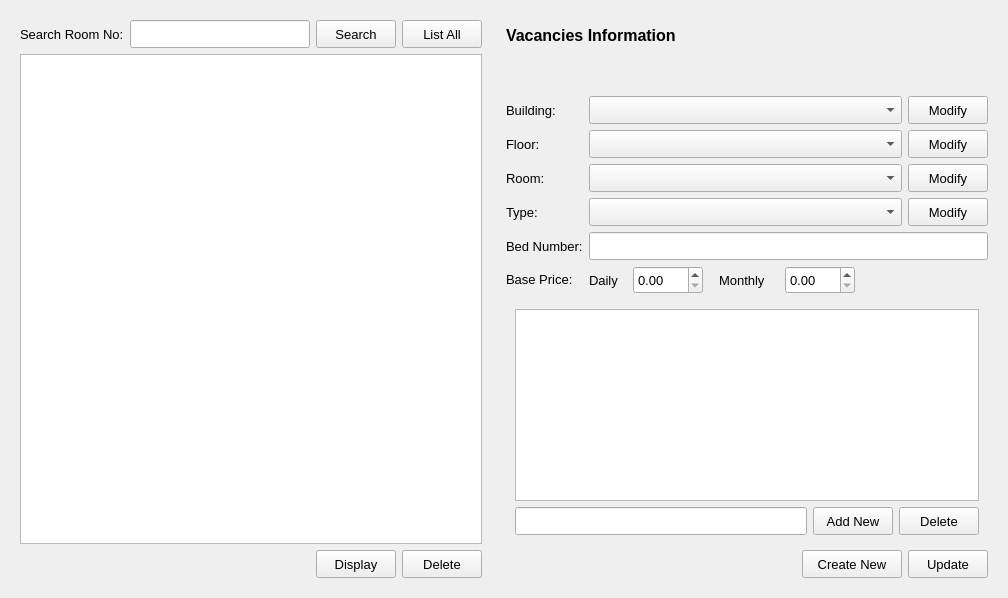
    <widget class="QWidget" name="editRooms">
     <layout class="QGridLayout" name="gridLayout_43">
      <item row="0" column="0">
       <widget class="QWidget" name="wgd_editUserSearch_3" native="true">
        <layout class="QGridLayout" name="gridLayout_41">
         <item row="0" column="0">
          <layout class="QHBoxLayout" name="horizontalLayout_30">
           <item>
            <widget class="QLabel" name="lbl_searchName_3">
             <property name="font">
              <font>
               <pointsize>10</pointsize>
              </font>
             </property>
             <property name="text">
              <string>Search Room No:</string>
             </property>
            </widget>
           </item>
           <item>
            <widget class="QLineEdit" name="le_users_3">
             <property name="minimumSize">
              <size>
               <width>180</width>
               <height>28</height>
              </size>
             </property>
             <property name="font">
              <font>
               <pointsize>10</pointsize>
              </font>
             </property>
            </widget>
           </item>
           <item>
            <widget class="QPushButton" name="btn_searchUsers_3">
             <property name="minimumSize">
              <size>
               <width>60</width>
               <height>28</height>
              </size>
             </property>
             <property name="font">
              <font>
               <pointsize>10</pointsize>
              </font>
             </property>
             <property name="text">
              <string>Search</string>
             </property>
            </widget>
           </item>
           <item>
            <widget class="QPushButton" name="btn_listAllUsers_3">
             <property name="sizePolicy">
              <sizepolicy hsizetype="Preferred" vsizetype="Fixed">
               <horstretch>0</horstretch>
               <verstretch>0</verstretch>
              </sizepolicy>
             </property>
             <property name="minimumSize">
              <size>
               <width>80</width>
               <height>28</height>
              </size>
             </property>
             <property name="font">
              <font>
               <pointsize>10</pointsize>
              </font>
             </property>
             <property name="text">
              <string>List All</string>
             </property>
            </widget>
           </item>
          </layout>
         </item>
         <item row="1" column="0">
          <widget class="QColumnView" name="columnView_5">
           <property name="sizePolicy">
            <sizepolicy hsizetype="Preferred" vsizetype="Expanding">
             <horstretch>0</horstretch>
             <verstretch>0</verstretch>
            </sizepolicy>
           </property>
          </widget>
         </item>
         <item row="2" column="0">
          <layout class="QHBoxLayout" name="horizontalLayout_31">
           <item>
            <spacer name="horizontalSpacer_26">
             <property name="orientation">
              <enum>Qt::Horizontal</enum>
             </property>
             <property name="sizeHint" stdset="0">
              <size>
               <width>40</width>
               <height>20</height>
              </size>
             </property>
            </spacer>
           </item>
           <item>
            <widget class="QPushButton" name="btn_displayUser_3">
             <property name="minimumSize">
              <size>
               <width>70</width>
               <height>28</height>
              </size>
             </property>
             <property name="font">
              <font>
               <pointsize>10</pointsize>
              </font>
             </property>
             <property name="text">
              <string>Display</string>
             </property>
            </widget>
           </item>
           <item>
            <widget class="QPushButton" name="pushButton_15">
             <property name="minimumSize">
              <size>
               <width>65</width>
               <height>28</height>
              </size>
             </property>
             <property name="font">
              <font>
               <pointsize>10</pointsize>
              </font>
             </property>
             <property name="text">
              <string>Delete</string>
             </property>
            </widget>
           </item>
          </layout>
         </item>
        </layout>
       </widget>
      </item>
      <item row="0" column="1">
       <widget class="QWidget" name="wgd_editUserFields_3" native="true">
        <property name="minimumSize">
         <size>
          <width>500</width>
          <height>0</height>
         </size>
        </property>
        <layout class="QGridLayout" name="gridLayout_22">
         <item row="0" column="0">
          <widget class="QLabel" name="label_39">
           <property name="sizePolicy">
            <sizepolicy hsizetype="Preferred" vsizetype="Fixed">
             <horstretch>0</horstretch>
             <verstretch>0</verstretch>
            </sizepolicy>
           </property>
           <property name="minimumSize">
            <size>
             <width>0</width>
             <height>30</height>
            </size>
           </property>
           <property name="font">
            <font>
             <pointsize>12</pointsize>
             <weight>75</weight>
             <bold>true</bold>
            </font>
           </property>
           <property name="text">
            <string>Vacancies Information</string>
           </property>
          </widget>
         </item>
         <item row="1" column="0">
          <spacer name="verticalSpacer_13">
           <property name="orientation">
            <enum>Qt::Vertical</enum>
           </property>
           <property name="sizeType">
            <enum>QSizePolicy::Minimum</enum>
           </property>
           <property name="sizeHint" stdset="0">
            <size>
             <width>20</width>
             <height>40</height>
            </size>
           </property>
          </spacer>
         </item>
         <item row="2" column="0">
          <layout class="QFormLayout" name="formLayout_12">
           <item row="0" column="0">
            <widget class="QLabel" name="lbl_roomBldg">
             <property name="sizePolicy">
              <sizepolicy hsizetype="Minimum" vsizetype="Preferred">
               <horstretch>0</horstretch>
               <verstretch>0</verstretch>
              </sizepolicy>
             </property>
             <property name="minimumSize">
              <size>
               <width>0</width>
               <height>28</height>
              </size>
             </property>
             <property name="font">
              <font>
               <pointsize>10</pointsize>
              </font>
             </property>
             <property name="text">
              <string>Building:</string>
             </property>
            </widget>
           </item>
           <item row="1" column="0">
            <widget class="QLabel" name="lbl_roomFloor">
             <property name="sizePolicy">
              <sizepolicy hsizetype="Minimum" vsizetype="Preferred">
               <horstretch>0</horstretch>
               <verstretch>0</verstretch>
              </sizepolicy>
             </property>
             <property name="minimumSize">
              <size>
               <width>0</width>
               <height>28</height>
              </size>
             </property>
             <property name="font">
              <font>
               <pointsize>10</pointsize>
              </font>
             </property>
             <property name="text">
              <string>Floor:</string>
             </property>
            </widget>
           </item>
           <item row="2" column="0">
            <widget class="QLabel" name="lbl_roomRoom">
             <property name="sizePolicy">
              <sizepolicy hsizetype="Minimum" vsizetype="Preferred">
               <horstretch>0</horstretch>
               <verstretch>0</verstretch>
              </sizepolicy>
             </property>
             <property name="minimumSize">
              <size>
               <width>0</width>
               <height>28</height>
              </size>
             </property>
             <property name="font">
              <font>
               <pointsize>10</pointsize>
              </font>
             </property>
             <property name="text">
              <string>Room:</string>
             </property>
            </widget>
           </item>
           <item row="3" column="0">
            <widget class="QLabel" name="lbl_roomType">
             <property name="sizePolicy">
              <sizepolicy hsizetype="Minimum" vsizetype="Preferred">
               <horstretch>0</horstretch>
               <verstretch>0</verstretch>
              </sizepolicy>
             </property>
             <property name="minimumSize">
              <size>
               <width>0</width>
               <height>28</height>
              </size>
             </property>
             <property name="font">
              <font>
               <pointsize>10</pointsize>
              </font>
             </property>
             <property name="text">
              <string>Type:</string>
             </property>
            </widget>
           </item>
           <item row="4" column="0">
            <widget class="QLabel" name="lbl_roomNo">
             <property name="sizePolicy">
              <sizepolicy hsizetype="Minimum" vsizetype="Preferred">
               <horstretch>0</horstretch>
               <verstretch>0</verstretch>
              </sizepolicy>
             </property>
             <property name="minimumSize">
              <size>
               <width>0</width>
               <height>28</height>
              </size>
             </property>
             <property name="font">
              <font>
               <pointsize>10</pointsize>
              </font>
             </property>
             <property name="text">
              <string>Bed Number:</string>
             </property>
            </widget>
           </item>
           <item row="4" column="1">
            <widget class="QLineEdit" name="le_roomNo">
             <property name="minimumSize">
              <size>
               <width>0</width>
               <height>28</height>
              </size>
             </property>
            </widget>
           </item>
           <item row="3" column="1">
            <layout class="QHBoxLayout" name="horizontalLayout_39">
             <item>
              <widget class="QComboBox" name="cbox_roomType">
               <property name="minimumSize">
                <size>
                 <width>80</width>
                 <height>28</height>
                </size>
               </property>
              </widget>
             </item>
             <item>
              <widget class="QPushButton" name="btn_modRoomType">
               <property name="minimumSize">
                <size>
                 <width>60</width>
                 <height>28</height>
                </size>
               </property>
               <property name="maximumSize">
                <size>
                 <width>80</width>
                 <height>16777215</height>
                </size>
               </property>
               <property name="font">
                <font>
                 <pointsize>10</pointsize>
                </font>
               </property>
               <property name="text">
                <string>Modify</string>
               </property>
              </widget>
             </item>
            </layout>
           </item>
           <item row="2" column="1">
            <layout class="QHBoxLayout" name="horizontalLayout_38">
             <item>
              <widget class="QComboBox" name="cbox_roomRoom">
               <property name="minimumSize">
                <size>
                 <width>80</width>
                 <height>28</height>
                </size>
               </property>
              </widget>
             </item>
             <item>
              <widget class="QPushButton" name="btn_modRoomRoom">
               <property name="minimumSize">
                <size>
                 <width>60</width>
                 <height>28</height>
                </size>
               </property>
               <property name="maximumSize">
                <size>
                 <width>80</width>
                 <height>16777215</height>
                </size>
               </property>
               <property name="font">
                <font>
                 <pointsize>10</pointsize>
                </font>
               </property>
               <property name="text">
                <string>Modify</string>
               </property>
              </widget>
             </item>
            </layout>
           </item>
           <item row="1" column="1">
            <layout class="QHBoxLayout" name="horizontalLayout_37">
             <item>
              <widget class="QComboBox" name="cbox_roomFloor">
               <property name="minimumSize">
                <size>
                 <width>80</width>
                 <height>28</height>
                </size>
               </property>
               <property name="editable">
                <bool>false</bool>
               </property>
               <property name="currentText">
                <string/>
               </property>
               <property name="maxVisibleItems">
                <number>20</number>
               </property>
              </widget>
             </item>
             <item>
              <widget class="QPushButton" name="btn_modRoomFloor">
               <property name="minimumSize">
                <size>
                 <width>60</width>
                 <height>28</height>
                </size>
               </property>
               <property name="maximumSize">
                <size>
                 <width>80</width>
                 <height>16777215</height>
                </size>
               </property>
               <property name="font">
                <font>
                 <pointsize>10</pointsize>
                </font>
               </property>
               <property name="text">
                <string>Modify</string>
               </property>
              </widget>
             </item>
            </layout>
           </item>
           <item row="0" column="1">
            <layout class="QHBoxLayout" name="horizontalLayout_36">
             <item>
              <widget class="QComboBox" name="cbox_roomLoc">
               <property name="minimumSize">
                <size>
                 <width>80</width>
                 <height>28</height>
                </size>
               </property>
               <property name="editable">
                <bool>false</bool>
               </property>
               <property name="currentText">
                <string/>
               </property>
               <property name="maxVisibleItems">
                <number>20</number>
               </property>
              </widget>
             </item>
             <item>
              <widget class="QPushButton" name="btn_modRoomBdlg">
               <property name="minimumSize">
                <size>
                 <width>60</width>
                 <height>28</height>
                </size>
               </property>
               <property name="maximumSize">
                <size>
                 <width>80</width>
                 <height>16777215</height>
                </size>
               </property>
               <property name="font">
                <font>
                 <pointsize>10</pointsize>
                </font>
               </property>
               <property name="text">
                <string>Modify</string>
               </property>
              </widget>
             </item>
            </layout>
           </item>
           <item row="5" column="0">
            <widget class="QLabel" name="label_30">
             <property name="font">
              <font>
               <pointsize>10</pointsize>
              </font>
             </property>
             <property name="text">
              <string>Base Price:</string>
             </property>
            </widget>
           </item>
           <item row="5" column="1">
            <layout class="QHBoxLayout" name="horizontalLayout_55">
             <item>
              <layout class="QHBoxLayout" name="horizontalLayout_53">
               <item>
                <widget class="QLabel" name="label_31">
                 <property name="minimumSize">
                  <size>
                   <width>38</width>
                   <height>28</height>
                  </size>
                 </property>
                 <property name="font">
                  <font>
                   <pointsize>10</pointsize>
                  </font>
                 </property>
                 <property name="text">
                  <string>Daily</string>
                 </property>
                </widget>
               </item>
               <item>
                <widget class="QDoubleSpinBox" name="doubleSpinBox">
                 <property name="minimumSize">
                  <size>
                   <width>70</width>
                   <height>28</height>
                  </size>
                 </property>
                 <property name="font">
                  <font>
                   <pointsize>10</pointsize>
                  </font>
                 </property>
                 <property name="maximum">
                  <double>999.990000000000009</double>
                 </property>
                </widget>
               </item>
              </layout>
             </item>
             <item>
              <spacer name="horizontalSpacer_42">
               <property name="orientation">
                <enum>Qt::Horizontal</enum>
               </property>
               <property name="sizeType">
                <enum>QSizePolicy::Fixed</enum>
               </property>
               <property name="sizeHint" stdset="0">
                <size>
                 <width>10</width>
                 <height>20</height>
                </size>
               </property>
              </spacer>
             </item>
             <item>
              <layout class="QHBoxLayout" name="horizontalLayout_54">
               <item>
                <widget class="QLabel" name="label_32">
                 <property name="minimumSize">
                  <size>
                   <width>60</width>
                   <height>28</height>
                  </size>
                 </property>
                 <property name="font">
                  <font>
                   <pointsize>10</pointsize>
                  </font>
                 </property>
                 <property name="text">
                  <string>Monthly</string>
                 </property>
                </widget>
               </item>
               <item>
                <widget class="QDoubleSpinBox" name="doubleSpinBox_2">
                 <property name="minimumSize">
                  <size>
                   <width>70</width>
                   <height>28</height>
                  </size>
                 </property>
                 <property name="font">
                  <font>
                   <pointsize>10</pointsize>
                  </font>
                 </property>
                 <property name="maximum">
                  <double>999.990000000000009</double>
                 </property>
                </widget>
               </item>
               <item>
                <spacer name="horizontalSpacer_43">
                 <property name="orientation">
                  <enum>Qt::Horizontal</enum>
                 </property>
                 <property name="sizeHint" stdset="0">
                  <size>
                   <width>40</width>
                   <height>20</height>
                  </size>
                 </property>
                </spacer>
               </item>
              </layout>
             </item>
            </layout>
           </item>
          </layout>
         </item>
         <item row="3" column="0">
          <widget class="QStackedWidget" name="stackedWidget_2">
           <property name="currentIndex">
            <number>0</number>
           </property>
           <widget class="QWidget" name="page_4">
            <layout class="QGridLayout" name="gridLayout_42">
             <item row="0" column="0">
              <widget class="QListWidget" name="list_roomTypeLoc">
               <property name="frameShape">
                <enum>QFrame::StyledPanel</enum>
               </property>
              </widget>
             </item>
             <item row="1" column="0">
              <layout class="QHBoxLayout" name="horizontalLayout_32">
               <item>
                <widget class="QLineEdit" name="le_newTypeLoc">
                 <property name="sizePolicy">
                  <sizepolicy hsizetype="Expanding" vsizetype="Fixed">
                   <horstretch>0</horstretch>
                   <verstretch>0</verstretch>
                  </sizepolicy>
                 </property>
                 <property name="minimumSize">
                  <size>
                   <width>0</width>
                   <height>28</height>
                  </size>
                 </property>
                </widget>
               </item>
               <item>
                <widget class="QPushButton" name="btn_newTypeLoc">
                 <property name="minimumSize">
                  <size>
                   <width>80</width>
                   <height>28</height>
                  </size>
                 </property>
                 <property name="font">
                  <font>
                   <pointsize>10</pointsize>
                  </font>
                 </property>
                 <property name="text">
                  <string>Add New</string>
                 </property>
                </widget>
               </item>
               <item>
                <widget class="QPushButton" name="btn_delTypeLoc">
                 <property name="minimumSize">
                  <size>
                   <width>70</width>
                   <height>28</height>
                  </size>
                 </property>
                 <property name="font">
                  <font>
                   <pointsize>10</pointsize>
                  </font>
                 </property>
                 <property name="text">
                  <string>Delete</string>
                 </property>
                </widget>
               </item>
              </layout>
             </item>
            </layout>
           </widget>
           <widget class="QWidget" name="page_9"/>
          </widget>
         </item>
         <item row="4" column="0">
          <layout class="QHBoxLayout" name="horizontalLayout_29">
           <item>
            <widget class="QLabel" name="lbl_editUserWarning_3">
             <property name="sizePolicy">
              <sizepolicy hsizetype="Preferred" vsizetype="Ignored">
               <horstretch>0</horstretch>
               <verstretch>0</verstretch>
              </sizepolicy>
             </property>
             <property name="minimumSize">
              <size>
               <width>0</width>
               <height>28</height>
              </size>
             </property>
             <property name="font">
              <font>
               <pointsize>10</pointsize>
              </font>
             </property>
             <property name="text">
              <string/>
             </property>
            </widget>
           </item>
           <item>
            <spacer name="horizontalSpacer_25">
             <property name="orientation">
              <enum>Qt::Horizontal</enum>
             </property>
             <property name="sizeHint" stdset="0">
              <size>
               <width>40</width>
               <height>20</height>
              </size>
             </property>
            </spacer>
           </item>
           <item>
            <widget class="QPushButton" name="btn_createNewUser_3">
             <property name="minimumSize">
              <size>
               <width>100</width>
               <height>28</height>
              </size>
             </property>
             <property name="font">
              <font>
               <pointsize>10</pointsize>
              </font>
             </property>
             <property name="text">
              <string>Create New</string>
             </property>
            </widget>
           </item>
           <item>
            <widget class="QPushButton" name="pushButton_14">
             <property name="minimumSize">
              <size>
               <width>60</width>
               <height>28</height>
              </size>
             </property>
             <property name="font">
              <font>
               <pointsize>10</pointsize>
              </font>
             </property>
             <property name="text">
              <string>Update</string>
             </property>
            </widget>
           </item>
          </layout>
         </item>
        </layout>
       </widget>
      </item>
     </layout>
    </widget>
